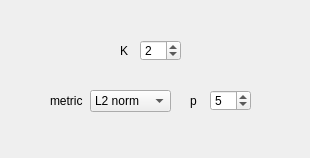
<?xml version="1.0" encoding="UTF-8"?>
<ui version="4.0">
 <class>ParametersKNN</class>
 <widget class="QWidget" name="ParametersKNN">
  <property name="geometry">
   <rect>
    <x>0</x>
    <y>0</y>
    <width>310</width>
    <height>158</height>
   </rect>
  </property>
  <property name="windowTitle">
   <string>Form</string>
  </property>
  <widget class="QLabel" name="labelMetric">
   <property name="geometry">
    <rect>
     <x>50</x>
     <y>90</y>
     <width>46</width>
     <height>21</height>
    </rect>
   </property>
   <property name="font">
    <font>
     <pointsize>9</pointsize>
    </font>
   </property>
   <property name="text">
    <string>metric</string>
   </property>
  </widget>
  <widget class="QSpinBox" name="knnNormSpin">
   <property name="geometry">
    <rect>
     <x>210</x>
     <y>90</y>
     <width>41</width>
     <height>21</height>
    </rect>
   </property>
   <property name="font">
    <font>
     <pointsize>9</pointsize>
    </font>
   </property>
   <property name="toolTip">
    <string>Power for the Lp norm</string>
   </property>
   <property name="minimum">
    <number>1</number>
   </property>
   <property name="maximum">
    <number>20</number>
   </property>
   <property name="value">
    <number>5</number>
   </property>
  </widget>
  <widget class="QLabel" name="labelPower">
   <property name="geometry">
    <rect>
     <x>190</x>
     <y>90</y>
     <width>16</width>
     <height>21</height>
    </rect>
   </property>
   <property name="font">
    <font>
     <pointsize>9</pointsize>
    </font>
   </property>
   <property name="text">
    <string>p</string>
   </property>
  </widget>
  <widget class="QLabel" name="label_11">
   <property name="geometry">
    <rect>
     <x>120</x>
     <y>40</y>
     <width>16</width>
     <height>21</height>
    </rect>
   </property>
   <property name="font">
    <font>
     <pointsize>9</pointsize>
    </font>
   </property>
   <property name="text">
    <string>K</string>
   </property>
  </widget>
  <widget class="QSpinBox" name="knnKspin">
   <property name="geometry">
    <rect>
     <x>140</x>
     <y>40</y>
     <width>41</width>
     <height>21</height>
    </rect>
   </property>
   <property name="font">
    <font>
     <pointsize>9</pointsize>
    </font>
   </property>
   <property name="toolTip">
    <string>Number of Nearest Neighbors to be evaluated
As this is Approximate Nearest Neighbor,
thus the actual number of samples evaluated
might be lower than K</string>
   </property>
   <property name="minimum">
    <number>1</number>
   </property>
   <property name="maximum">
    <number>99</number>
   </property>
   <property name="value">
    <number>2</number>
   </property>
  </widget>
  <widget class="QComboBox" name="knnNormCombo">
   <property name="geometry">
    <rect>
     <x>90</x>
     <y>90</y>
     <width>81</width>
     <height>22</height>
    </rect>
   </property>
   <property name="font">
    <font>
     <pointsize>9</pointsize>
    </font>
   </property>
   <property name="toolTip">
    <string>Distance metric for the evaluation of NN</string>
   </property>
   <property name="currentIndex">
    <number>1</number>
   </property>
   <item>
    <property name="text">
     <string>L1 norm</string>
    </property>
   </item>
   <item>
    <property name="text">
     <string>L2 norm</string>
    </property>
   </item>
   <item>
    <property name="text">
     <string>Lp norm</string>
    </property>
   </item>
   <item>
    <property name="text">
     <string>L-inf norm</string>
    </property>
   </item>
  </widget>
 </widget>
 <resources/>
 <connections/>
</ui>
